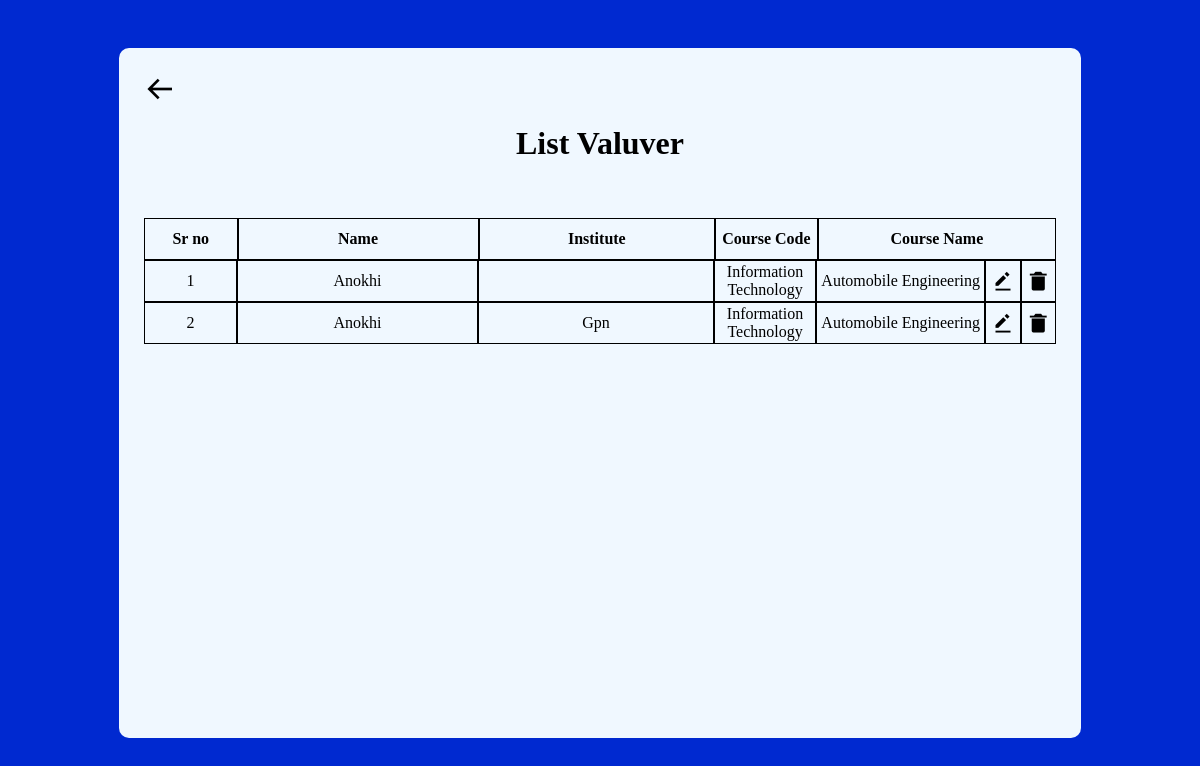
The app's page /Coe/Coe/list_valuver.php with its own data.
### tables this page shows
CREATE TABLE `valuer` (
  `id` int(255) NOT NULL,
  `institute` varchar(255) NOT NULL,
  `name` varchar(255) NOT NULL,
  `mobile` varchar(255) NOT NULL,
  `email` varchar(255) NOT NULL,
  `dept` varchar(255) NOT NULL,
  `coursecode` varchar(255) NOT NULL,
  `coursename` varchar(255) NOT NULL
);

### Coe/Coe/list_valuver.php (the view, shortened to what this page needs)
<html lang="en">
<head>
    <link href='https://unpkg.com/boxicons@2.1.4/css/boxicons.min.css' rel='stylesheet'>
</head>
<body>
    <div class="body_of_login_page">
        <div class="simple_form_box">
            <div class="nav_bar_back">
                <h1>
                    <i class='bx bx-arrow-back' height="10%" width="10%"></i>
                </h1>
            </div>
            <h1 class="coe_options">List Valuver</h2>
<?php
                 include('Backend/list_valuer.php');
 ?>
                <br>
            <br>
            <div class="info_box">
                <div class="form_collector">
                    <div class="div_aplhanew div_one_new">
                        <p>Sr no</p>
                    </div>
                    <div class="div_aplhanew div_two_new">
                        <p>Name</p>
                    </div>
                    <div class="div_aplhanew div_three_new">
                        <p>Institute</p>
                    </div>
                    <div class="div_aplhanew div_four_new">
                        <p>Course Code</p>
                    </div>
                    <div class="div_aplhanew div_five_new">
                        <p>Course Name</p>
                    </div>
                 </div>
                 <?php
if ($numrows > 0) {
  $i = 1;
  while ($fetch_dis = mysqli_fetch_array($fetchup)) {
?>
                    <div class="form_collector_new">
                        <div class="div_aplha div_one">
                            <p><?php echo $i; ?></p>
                        </div>
                        <div class="div_aplha div_two">
                            <p><?php echo $fetch_dis['name']; ?></p>
                        </div>
                        <div class="div_aplha div_three">
                            <p><?php echo $fetch_dis['institute']; ?></p>
                        </div>
                        <div class="div_aplha div_four">
                            <p><?php echo $fetch_dis['coursecode']; ?></p>
                        </div>
                        <div class="div_aplha div_six">
                            <p><?php echo $fetch_dis['coursename']; ?></p>
                        </div>
                        <div class="div_aplha div_five">
                            <i class='bx bxs-edit-alt'></i>
                        </div>
                        <div class="div_aplha div_five">
                            <i class='bx bxs-trash-alt'></i>
                        </div>
                    </div>
<?php
$i++;
}
}
?>
    </div>
</body>
</html>

### Coe/Coe/list_valuver.php (style rules this page uses)
* { margin: 0%; padding: 0%; }
body { background-color: #0029d0; }
.body_of_login_page { width: 100%; display: flex; justify-content: center; height: 100%; }
.simple_form_box { margin-top: 4%; background-color: aliceblue; height: 80%; width: 76%; margin-left: 0%; justify-content: center; display: flex; flex-direction: column; padding: 25px; border-radius: 10px; }
.coe_options { margin-top: 20px; text-align: center; font-family: Cambria, Cochin, Georgia, Times, 'Times New Roman', serif; }
.info_box { width: 100%; height: 100%; overflow-y: scroll; align-items: center; display: flex; flex-direction: column; margin-top: 20px; }
.form_collector { display: flex; width: 100%; }
.div_aplhanew { text-align: center; background-color: aliceblue; display: flex; justify-content: center; align-items: center; border: 1px solid black; height: 40px; font-weight: bold; text-align: center; display: flex; justify-content: center; }
.div_one_new { width: 10.15%; }
.div_two_new { width: 26.5%; }
.div_three_new { width: 26%; }
.div_four_new { width: 11.15%; }
.div_five_new { width: 26.20%; }
.form_collector_new { width: 100%; display: flex; width: 100%; }
.div_one { width: 13.6%; }
.div_two { width: 35.8%; }
.div_three { width: 35%; }
.div_four { width: 15%; }
.div_five { width: 5%; font-size: 22.5px; }
.div_six { width: 25%; }
.div_aplha { text-align: center; background-color: aliceblue; display: flex; justify-content: center; align-items: center; border: 1px solid black; height: 40px; text-align: center; display: flex; justify-content: center; }

### records on screen
valuer: name "Anokhi", coursecode "Information Technology", coursename "Automobile Engineering"
valuer: name "Anokhi", institute "Gpn", coursecode "Information Technology", coursename "Automobile Engineering"
